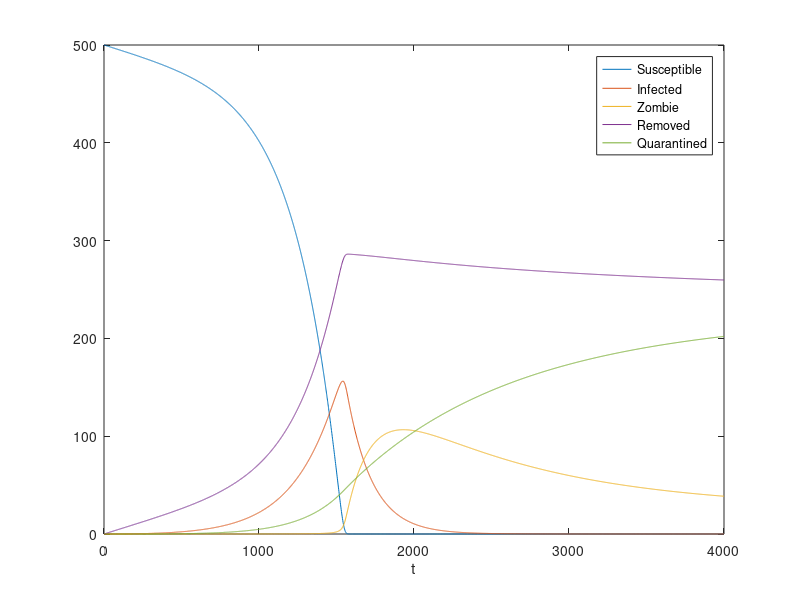

Reproduce this figure in MATLAB.
% Zombie model with quarantines and latent infection.
% Model is from 2009 paper of Munz, Hudea, Imad, and Smith 
% published in Infectious Disease Modeling Research Papers.
close all; clear all

S_0 = 500; % Initial Suseptible (Human) Population
I_0 = 0;   % Initial Infected Population 
Z_0 = 0;   % Initial Zombie Population
R_0 = 0;   % Initial Removed Population (Dead)
Q_0 = 0;   % Initial Quantined Population

T = 4000; % Final time

% The paper does not give values for the following parameters, 
% so some of these are just guesses.
Pi    = 0.0001; % Human birth rate (maybe proportional to delta)
alpha = 0.005;  % Humans killing zombies coefficient
beta  = 0.0095; % Humans becoming zombies by being bitten coefficient
delta = 0.0001; % Natural human death rate coefficient
zeta  = 0.0001; % Dead Humans turn into zombies coefficient

rho   = 0.005;  % Rate of infected turning into zombies
kappa = 0.001;  % Rate of infected entering quarantine
sigma = 0.001;  % Rate of zombies  entering quarantine
gamma = 0.0001; % Rate of escape from quarantine, which are killed



% x = [S I Z R Q]
SIZRQ = @(t,x)[Pi - beta*x(1).*x(3) - delta*x(1);...
                    beta*x(1).*x(3) - (rho+delta+kappa)*x(2);...
                    rho*x(2) + zeta*x(4) - alpha*x(1).*x(3) - sigma*x(3);...
                    delta*(x(1) + x(2)) + alpha*x(1).*x(3) - zeta*x(4) + gamma*x(5);...
                    kappa*x(2) + sigma*x(3) - gamma*x(5)];
    
[t,x] = ode45(SIZRQ,[0,T],[S_0,I_0,Z_0,R_0,Q_0]);

plot(t,x(:,1)); hold on;
plot(t,x(:,2));
plot(t,x(:,3));
plot(t,x(:,4));
plot(t,x(:,5));
legend('Susceptible','Infected','Zombie','Removed','Quarantined','location','best')
xlabel('t');
hold on;




